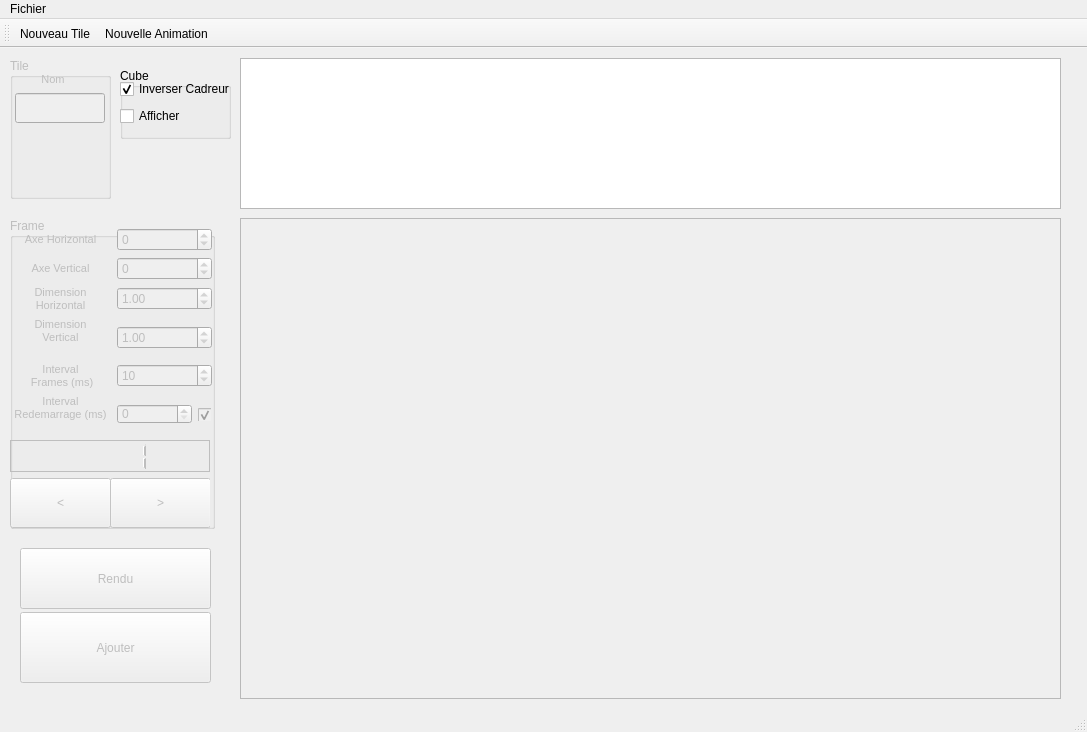
<?xml version="1.0" encoding="UTF-8"?>
<ui version="4.0">
 <class>TileEditor</class>
 <widget class="QMainWindow" name="TileEditor">
  <property name="geometry">
   <rect>
    <x>0</x>
    <y>0</y>
    <width>1087</width>
    <height>732</height>
   </rect>
  </property>
  <property name="minimumSize">
   <size>
    <width>0</width>
    <height>0</height>
   </size>
  </property>
  <property name="maximumSize">
   <size>
    <width>1087</width>
    <height>793</height>
   </size>
  </property>
  <property name="windowTitle">
   <string>Editeur de Tiles</string>
  </property>
  <widget class="QWidget" name="centralwidget">
   <widget class="QGroupBox" name="frame_box">
    <property name="enabled">
     <bool>false</bool>
    </property>
    <property name="geometry">
     <rect>
      <x>10</x>
      <y>170</y>
      <width>205</width>
      <height>311</height>
     </rect>
    </property>
    <property name="minimumSize">
     <size>
      <width>205</width>
      <height>1</height>
     </size>
    </property>
    <property name="maximumSize">
     <size>
      <width>205</width>
      <height>461</height>
     </size>
    </property>
    <property name="title">
     <string>Frame</string>
    </property>
    <widget class="QWidget" name="verticalLayoutWidget">
     <property name="geometry">
      <rect>
       <x>0</x>
       <y>10</y>
       <width>202</width>
       <height>301</height>
      </rect>
     </property>
     <layout class="QVBoxLayout" name="verticalLayout">
      <item>
       <layout class="QGridLayout" name="gridLayout">
        <item row="0" column="0">
         <widget class="QLabel" name="label_axey">
          <property name="text">
           <string>&lt;!DOCTYPE HTML PUBLIC &quot;-//W3C//DTD HTML 4.0//EN&quot; &quot;http://www.w3.org/TR/REC-html40/strict.dtd&quot;&gt;
&lt;html&gt;&lt;head&gt;&lt;meta name=&quot;qrichtext&quot; content=&quot;1&quot; /&gt;&lt;style type=&quot;text/css&quot;&gt;
p, li { white-space: pre-wrap; }
&lt;/style&gt;&lt;/head&gt;&lt;body style=&quot; font-family:'MS Shell Dlg 2'; font-size:8.25pt; font-weight:400; font-style:normal;&quot;&gt;
&lt;p align=&quot;center&quot; style=&quot; margin-top:0px; margin-bottom:0px; margin-left:0px; margin-right:0px; -qt-block-indent:0; text-indent:0px;&quot;&gt;&lt;span style=&quot; font-size:8pt;&quot;&gt;Axe Horizontal&lt;/span&gt;&lt;/p&gt;&lt;/body&gt;&lt;/html&gt;</string>
          </property>
         </widget>
        </item>
        <item row="0" column="1">
         <widget class="QSpinBox" name="tile_secondFloor">
          <property name="minimum">
           <number>-10000</number>
          </property>
          <property name="maximum">
           <number>10000</number>
          </property>
         </widget>
        </item>
        <item row="1" column="0">
         <widget class="QLabel" name="label_axex">
          <property name="text">
           <string>&lt;!DOCTYPE HTML PUBLIC &quot;-//W3C//DTD HTML 4.0//EN&quot; &quot;http://www.w3.org/TR/REC-html40/strict.dtd&quot;&gt;
&lt;html&gt;&lt;head&gt;&lt;meta name=&quot;qrichtext&quot; content=&quot;1&quot; /&gt;&lt;style type=&quot;text/css&quot;&gt;
p, li { white-space: pre-wrap; }
&lt;/style&gt;&lt;/head&gt;&lt;body style=&quot; font-family:'MS Shell Dlg 2'; font-size:8.25pt; font-weight:400; font-style:normal;&quot;&gt;
&lt;p align=&quot;center&quot; style=&quot; margin-top:0px; margin-bottom:0px; margin-left:0px; margin-right:0px; -qt-block-indent:0; text-indent:0px;&quot;&gt;&lt;span style=&quot; font-size:8pt;&quot;&gt;Axe Vertical&lt;/span&gt;&lt;/p&gt;&lt;/body&gt;&lt;/html&gt;</string>
          </property>
         </widget>
        </item>
        <item row="1" column="1">
         <widget class="QSpinBox" name="tile_secondSide">
          <property name="minimum">
           <number>-10000</number>
          </property>
          <property name="maximum">
           <number>10000</number>
          </property>
         </widget>
        </item>
        <item row="2" column="0">
         <widget class="QLabel" name="label_scaley">
          <property name="text">
           <string>&lt;!DOCTYPE HTML PUBLIC &quot;-//W3C//DTD HTML 4.0//EN&quot; &quot;http://www.w3.org/TR/REC-html40/strict.dtd&quot;&gt;
&lt;html&gt;&lt;head&gt;&lt;meta name=&quot;qrichtext&quot; content=&quot;1&quot; /&gt;&lt;style type=&quot;text/css&quot;&gt;
p, li { white-space: pre-wrap; }
&lt;/style&gt;&lt;/head&gt;&lt;body style=&quot; font-family:'MS Shell Dlg 2'; font-size:8.25pt; font-weight:400; font-style:normal;&quot;&gt;
&lt;p align=&quot;center&quot; style=&quot; margin-top:0px; margin-bottom:0px; margin-left:0px; margin-right:0px; -qt-block-indent:0; text-indent:0px;&quot;&gt;&lt;span style=&quot; font-size:8pt;&quot;&gt;Dimension&lt;/span&gt;&lt;/p&gt;
&lt;p align=&quot;center&quot; style=&quot; margin-top:0px; margin-bottom:0px; margin-left:0px; margin-right:0px; -qt-block-indent:0; text-indent:0px;&quot;&gt;&lt;span style=&quot; font-size:8pt;&quot;&gt;Horizontal&lt;/span&gt;&lt;/p&gt;&lt;/body&gt;&lt;/html&gt;</string>
          </property>
         </widget>
        </item>
        <item row="2" column="1">
         <widget class="QDoubleSpinBox" name="tile_scalex">
          <property name="minimum">
           <double>0.500000000000000</double>
          </property>
          <property name="maximum">
           <double>1.500000000000000</double>
          </property>
          <property name="singleStep">
           <double>0.100000000000000</double>
          </property>
          <property name="value">
           <double>1.000000000000000</double>
          </property>
         </widget>
        </item>
        <item row="3" column="0">
         <widget class="QLabel" name="label_scalex">
          <property name="text">
           <string>&lt;!DOCTYPE HTML PUBLIC &quot;-//W3C//DTD HTML 4.0//EN&quot; &quot;http://www.w3.org/TR/REC-html40/strict.dtd&quot;&gt;
&lt;html&gt;&lt;head&gt;&lt;meta name=&quot;qrichtext&quot; content=&quot;1&quot; /&gt;&lt;style type=&quot;text/css&quot;&gt;
p, li { white-space: pre-wrap; }
&lt;/style&gt;&lt;/head&gt;&lt;body style=&quot; font-family:'MS Shell Dlg 2'; font-size:8.25pt; font-weight:400; font-style:normal;&quot;&gt;
&lt;p align=&quot;center&quot; style=&quot; margin-top:0px; margin-bottom:0px; margin-left:0px; margin-right:0px; -qt-block-indent:0; text-indent:0px;&quot;&gt;&lt;span style=&quot; font-size:8pt;&quot;&gt;Dimension&lt;/span&gt;&lt;/p&gt;
&lt;p align=&quot;center&quot; style=&quot; margin-top:0px; margin-bottom:0px; margin-left:0px; margin-right:0px; -qt-block-indent:0; text-indent:0px;&quot;&gt;&lt;span style=&quot; font-size:8pt;&quot;&gt;Vertical&lt;/span&gt;&lt;/p&gt;
&lt;p align=&quot;center&quot; style=&quot;-qt-paragraph-type:empty; margin-top:0px; margin-bottom:0px; margin-left:0px; margin-right:0px; -qt-block-indent:0; text-indent:0px; font-size:8pt;&quot;&gt;&lt;/p&gt;&lt;/body&gt;&lt;/html&gt;</string>
          </property>
         </widget>
        </item>
        <item row="3" column="1">
         <widget class="QDoubleSpinBox" name="tile_scaley">
          <property name="minimum">
           <double>0.500000000000000</double>
          </property>
          <property name="maximum">
           <double>1.500000000000000</double>
          </property>
          <property name="singleStep">
           <double>0.100000000000000</double>
          </property>
          <property name="value">
           <double>1.000000000000000</double>
          </property>
         </widget>
        </item>
        <item row="4" column="0">
         <widget class="QLabel" name="label">
          <property name="text">
           <string>&lt;!DOCTYPE HTML PUBLIC &quot;-//W3C//DTD HTML 4.0//EN&quot; &quot;http://www.w3.org/TR/REC-html40/strict.dtd&quot;&gt;
&lt;html&gt;&lt;head&gt;&lt;meta name=&quot;qrichtext&quot; content=&quot;1&quot; /&gt;&lt;style type=&quot;text/css&quot;&gt;
p, li { white-space: pre-wrap; }
&lt;/style&gt;&lt;/head&gt;&lt;body style=&quot; font-family:'MS Shell Dlg 2'; font-size:8.25pt; font-weight:400; font-style:normal;&quot;&gt;
&lt;p align=&quot;center&quot; style=&quot; margin-top:0px; margin-bottom:0px; margin-left:0px; margin-right:0px; -qt-block-indent:0; text-indent:0px;&quot;&gt;&lt;span style=&quot; font-size:8pt;&quot;&gt;Interval&lt;/span&gt;&lt;/p&gt;
&lt;p align=&quot;center&quot; style=&quot; margin-top:0px; margin-bottom:0px; margin-left:0px; margin-right:0px; -qt-block-indent:0; text-indent:0px;&quot;&gt;&lt;span style=&quot; font-size:8pt;&quot;&gt; Frames (ms)&lt;/span&gt;&lt;/p&gt;&lt;/body&gt;&lt;/html&gt;</string>
          </property>
         </widget>
        </item>
        <item row="4" column="1">
         <widget class="QSpinBox" name="frame_interval">
          <property name="minimum">
           <number>1</number>
          </property>
          <property name="maximum">
           <number>999999999</number>
          </property>
          <property name="value">
           <number>10</number>
          </property>
         </widget>
        </item>
        <item row="5" column="0">
         <widget class="QLabel" name="label_2">
          <property name="text">
           <string>&lt;!DOCTYPE HTML PUBLIC &quot;-//W3C//DTD HTML 4.0//EN&quot; &quot;http://www.w3.org/TR/REC-html40/strict.dtd&quot;&gt;
&lt;html&gt;&lt;head&gt;&lt;meta name=&quot;qrichtext&quot; content=&quot;1&quot; /&gt;&lt;style type=&quot;text/css&quot;&gt;
p, li { white-space: pre-wrap; }
&lt;/style&gt;&lt;/head&gt;&lt;body style=&quot; font-family:'MS Shell Dlg 2'; font-size:8.25pt; font-weight:400; font-style:normal;&quot;&gt;
&lt;p align=&quot;center&quot; style=&quot; margin-top:0px; margin-bottom:0px; margin-left:0px; margin-right:0px; -qt-block-indent:0; text-indent:0px;&quot;&gt;&lt;span style=&quot; font-size:8pt;&quot;&gt;Interval&lt;/span&gt;&lt;/p&gt;
&lt;p align=&quot;center&quot; style=&quot; margin-top:0px; margin-bottom:0px; margin-left:0px; margin-right:0px; -qt-block-indent:0; text-indent:0px;&quot;&gt;&lt;span style=&quot; font-size:8pt;&quot;&gt;Redemarrage (ms)&lt;/span&gt;&lt;/p&gt;
&lt;p align=&quot;center&quot; style=&quot;-qt-paragraph-type:empty; margin-top:0px; margin-bottom:0px; margin-left:0px; margin-right:0px; -qt-block-indent:0; text-indent:0px; font-size:8pt;&quot;&gt;&lt;/p&gt;&lt;/body&gt;&lt;/html&gt;</string>
          </property>
         </widget>
        </item>
        <item row="5" column="1">
         <widget class="QWidget" name="widget_2" native="true">
          <property name="minimumSize">
           <size>
            <width>95</width>
            <height>21</height>
           </size>
          </property>
          <property name="maximumSize">
           <size>
            <width>95</width>
            <height>21</height>
           </size>
          </property>
          <widget class="QSpinBox" name="frame_restart">
           <property name="geometry">
            <rect>
             <x>0</x>
             <y>0</y>
             <width>75</width>
             <height>20</height>
            </rect>
           </property>
           <property name="maximum">
            <number>999999999</number>
           </property>
          </widget>
          <widget class="QCheckBox" name="check_restart">
           <property name="geometry">
            <rect>
             <x>81</x>
             <y>4</y>
             <width>13</width>
             <height>13</height>
            </rect>
           </property>
           <property name="text">
            <string/>
           </property>
           <property name="checked">
            <bool>true</bool>
           </property>
          </widget>
         </widget>
        </item>
       </layout>
      </item>
      <item>
       <widget class="QLCDNumber" name="frame_number">
        <property name="maximumSize">
         <size>
          <width>200</width>
          <height>50</height>
         </size>
        </property>
        <property name="frameShape">
         <enum>QFrame::Box</enum>
        </property>
        <property name="frameShadow">
         <enum>QFrame::Plain</enum>
        </property>
        <property name="smallDecimalPoint">
         <bool>false</bool>
        </property>
        <property name="mode">
         <enum>QLCDNumber::Dec</enum>
        </property>
        <property name="value" stdset="0">
         <double>1.000000000000000</double>
        </property>
       </widget>
      </item>
      <item>
       <widget class="QWidget" name="widget" native="true">
        <property name="minimumSize">
         <size>
          <width>200</width>
          <height>51</height>
         </size>
        </property>
        <property name="maximumSize">
         <size>
          <width>200</width>
          <height>51</height>
         </size>
        </property>
        <widget class="QPushButton" name="frame_previous">
         <property name="geometry">
          <rect>
           <x>0</x>
           <y>0</y>
           <width>101</width>
           <height>50</height>
          </rect>
         </property>
         <property name="minimumSize">
          <size>
           <width>0</width>
           <height>50</height>
          </size>
         </property>
         <property name="text">
          <string>&lt;</string>
         </property>
        </widget>
        <widget class="QPushButton" name="frame_next">
         <property name="geometry">
          <rect>
           <x>100</x>
           <y>0</y>
           <width>101</width>
           <height>50</height>
          </rect>
         </property>
         <property name="minimumSize">
          <size>
           <width>0</width>
           <height>50</height>
          </size>
         </property>
         <property name="text">
          <string>&gt;</string>
         </property>
        </widget>
       </widget>
      </item>
     </layout>
    </widget>
   </widget>
   <widget class="QPushButton" name="tile_add">
    <property name="enabled">
     <bool>false</bool>
    </property>
    <property name="geometry">
     <rect>
      <x>20</x>
      <y>564</y>
      <width>191</width>
      <height>71</height>
     </rect>
    </property>
    <property name="text">
     <string>Ajouter</string>
    </property>
   </widget>
   <widget class="QFrame" name="frame">
    <property name="geometry">
     <rect>
      <x>240</x>
      <y>170</y>
      <width>821</width>
      <height>481</height>
     </rect>
    </property>
    <property name="frameShape">
     <enum>QFrame::StyledPanel</enum>
    </property>
    <property name="frameShadow">
     <enum>QFrame::Raised</enum>
    </property>
   </widget>
   <widget class="QGroupBox" name="tile_infos">
    <property name="enabled">
     <bool>false</bool>
    </property>
    <property name="geometry">
     <rect>
      <x>10</x>
      <y>10</y>
      <width>101</width>
      <height>141</height>
     </rect>
    </property>
    <property name="title">
     <string>Tile</string>
    </property>
    <widget class="QLabel" name="label_name">
     <property name="geometry">
      <rect>
       <x>20</x>
       <y>15</y>
       <width>46</width>
       <height>13</height>
      </rect>
     </property>
     <property name="text">
      <string>&lt;!DOCTYPE HTML PUBLIC &quot;-//W3C//DTD HTML 4.0//EN&quot; &quot;http://www.w3.org/TR/REC-html40/strict.dtd&quot;&gt;
&lt;html&gt;&lt;head&gt;&lt;meta name=&quot;qrichtext&quot; content=&quot;1&quot; /&gt;&lt;style type=&quot;text/css&quot;&gt;
p, li { white-space: pre-wrap; }
&lt;/style&gt;&lt;/head&gt;&lt;body style=&quot; font-family:'MS Shell Dlg 2'; font-size:8.25pt; font-weight:400; font-style:normal;&quot;&gt;
&lt;p align=&quot;center&quot; style=&quot; margin-top:0px; margin-bottom:0px; margin-left:0px; margin-right:0px; -qt-block-indent:0; text-indent:0px;&quot;&gt;&lt;span style=&quot; font-size:8pt;&quot;&gt;Nom&lt;/span&gt;&lt;/p&gt;&lt;/body&gt;&lt;/html&gt;</string>
     </property>
    </widget>
    <widget class="QLineEdit" name="tile_name">
     <property name="geometry">
      <rect>
       <x>5</x>
       <y>35</y>
       <width>90</width>
       <height>30</height>
      </rect>
     </property>
     <property name="text">
      <string/>
     </property>
    </widget>
   </widget>
   <widget class="QPushButton" name="tile_play">
    <property name="enabled">
     <bool>false</bool>
    </property>
    <property name="geometry">
     <rect>
      <x>20</x>
      <y>500</y>
      <width>191</width>
      <height>61</height>
     </rect>
    </property>
    <property name="text">
     <string>Rendu</string>
    </property>
   </widget>
   <widget class="QTreeView" name="animation_manager">
    <property name="geometry">
     <rect>
      <x>240</x>
      <y>10</y>
      <width>821</width>
      <height>151</height>
     </rect>
    </property>
   </widget>
   <widget class="QGroupBox" name="cube_box">
    <property name="geometry">
     <rect>
      <x>120</x>
      <y>20</y>
      <width>111</width>
      <height>71</height>
     </rect>
    </property>
    <property name="title">
     <string>Cube</string>
    </property>
    <widget class="QWidget" name="verticalLayoutWidget_2">
     <property name="geometry">
      <rect>
       <x>0</x>
       <y>10</y>
       <width>111</width>
       <height>51</height>
      </rect>
     </property>
     <layout class="QVBoxLayout" name="verticalLayout_2">
      <item>
       <widget class="QCheckBox" name="cube_inverse">
        <property name="text">
         <string>Inverser Cadreur</string>
        </property>
        <property name="checked">
         <bool>true</bool>
        </property>
       </widget>
      </item>
      <item>
       <widget class="QCheckBox" name="cube_show">
        <property name="text">
         <string>Afficher</string>
        </property>
       </widget>
      </item>
     </layout>
    </widget>
   </widget>
  </widget>
  <widget class="QMenuBar" name="menubar">
   <property name="geometry">
    <rect>
     <x>0</x>
     <y>0</y>
     <width>1087</width>
     <height>21</height>
    </rect>
   </property>
   <widget class="QMenu" name="menuFichier">
    <property name="title">
     <string>Fichier</string>
    </property>
    <addaction name="newTile"/>
    <addaction name="modifiyTile"/>
    <addaction name="newAnimation"/>
   </widget>
   <addaction name="menuFichier"/>
  </widget>
  <widget class="QStatusBar" name="statusbar"/>
  <widget class="QToolBar" name="toolBar">
   <property name="windowTitle">
    <string>toolBar</string>
   </property>
   <attribute name="toolBarArea">
    <enum>TopToolBarArea</enum>
   </attribute>
   <attribute name="toolBarBreak">
    <bool>false</bool>
   </attribute>
   <addaction name="newTile"/>
   <addaction name="newAnimation"/>
  </widget>
  <action name="newTile">
   <property name="icon">
    <iconset resource="resources.qrc">
     <normaloff>:/icons/icon_new_tile.png</normaloff>:/icons/icon_new_tile.png</iconset>
   </property>
   <property name="text">
    <string>Nouveau Tile</string>
   </property>
   <property name="toolTip">
    <string>Creer un nouveau Tile</string>
   </property>
   <property name="shortcut">
    <string>Ctrl+N</string>
   </property>
  </action>
  <action name="newAnimation">
   <property name="icon">
    <iconset resource="resources.qrc">
     <normaloff>:/icons/icon_animation.png</normaloff>:/icons/icon_animation.png</iconset>
   </property>
   <property name="text">
    <string>Nouvelle Animation</string>
   </property>
   <property name="toolTip">
    <string>Ajouter une Animation</string>
   </property>
   <property name="shortcut">
    <string>Ctrl+A</string>
   </property>
  </action>
  <action name="modifiyTile">
   <property name="text">
    <string>Modifier Tile</string>
   </property>
   <property name="shortcut">
    <string>Ctrl+M</string>
   </property>
  </action>
 </widget>
 <resources>
  <include location="resources.qrc"/>
 </resources>
 <connections/>
</ui>
